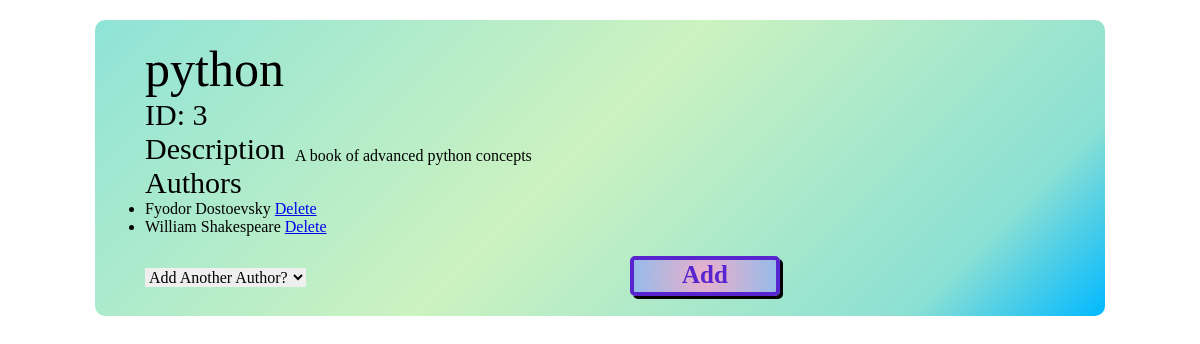
The app's page /get_book/3, older data.
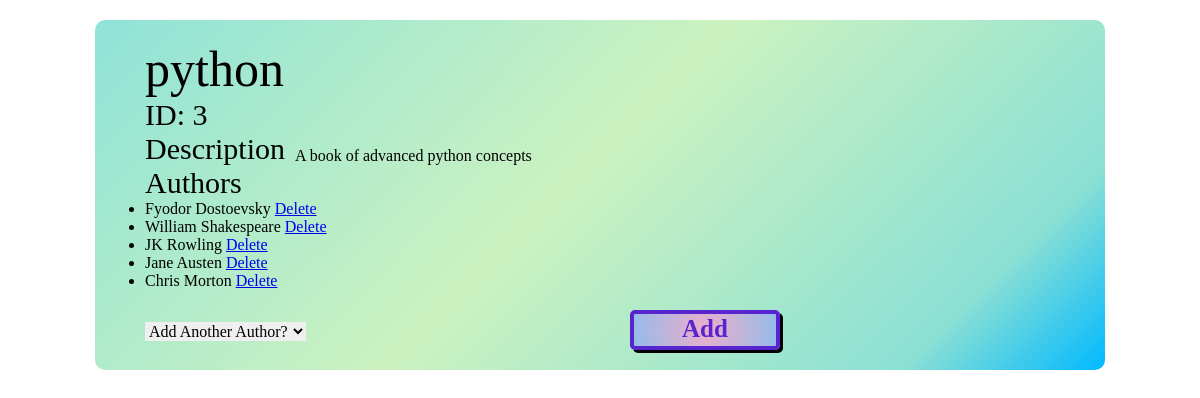
The same page, newer data.
### books_authors_app/models.py (models this page shows, shortened)
class Authors(models.Model):
    first_name = models.CharField(max_length=45)
    last_name = models.CharField(max_length=45)
    notes = models.TextField(default="No notes currently")
    book = models.ManyToManyField(Books, related_name="author")
    created_at = models.DateTimeField(auto_now_add=True)
    updated_at = models.DateTimeField(auto_now=True)

### books_authors_app/views.py (the view)
# urls.py: path('get_book/<int:bookID>', views.get_book),
def get_book(request, bookID):
    this_book = Books.objects.get(id=bookID)
    all_authors = Authors.objects.all()
    context = {
        'this_book' : this_book,
        'all_authors' : all_authors
    }
    return render(request, 'book_info.html', context)

### books_authors_app/templates/book_info.html (shortened to what this page needs)
<!DOCTYPE html>
<html lang='en-US'>
<head>
    {% load static %}
    <link rel='stylesheet' href="{% static 'css/style.css' %}">
</head>
<body>
    <div id='wrapper'>
        <div class="info_div">
            <h1>{{this_book.title}}</h1>
            <h2>ID:  {{this_book.id}}</h2>
            <div class="description_div">
                <h2>Description</h2>
                <p>{{this_book.desc}}</p>
            </div>
            <h2>Authors</h2>
            <ul>
                {% for author in this_book.author.all %}
                <li value="author.id">{{author.first_name}} {{author.last_name}}
                    <a href="delete_author/{{this_book.id}}/{{author.id}}">Delete</a>
                </li>
                {% endfor %}
            </ul>
            <form action="author_to_book/{{this_book.id}}" method="POST">
                <select name="add_author_input">
                    <option value="" disabled selected>Add Another Author?</option>
                </select>
                <button type="submit" value="{{author.id}}" name="author_to_add" class="submit_button">Add</button>
            </form>
        </div>
    </div>
</body>
</html>

Row changes from the older to the newer data that the page shows:
added Authors: first_name "JK", last_name "Rowling"
now on this page (row unchanged): Authors: first_name "Jane", last_name "Austen"
added Authors: first_name "Chris", last_name "Morton"
